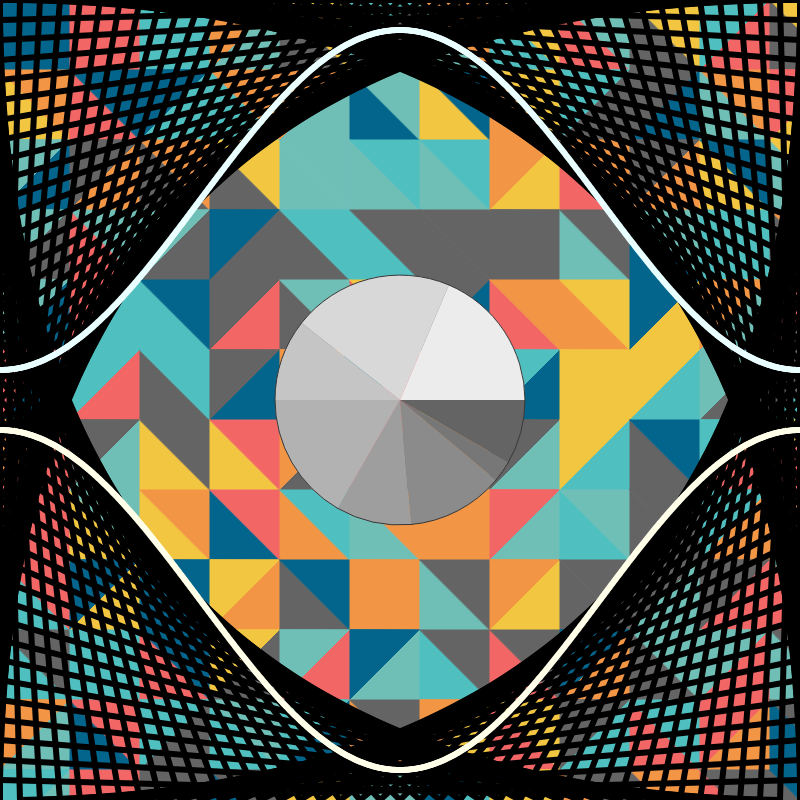
Frame 1 (no input)
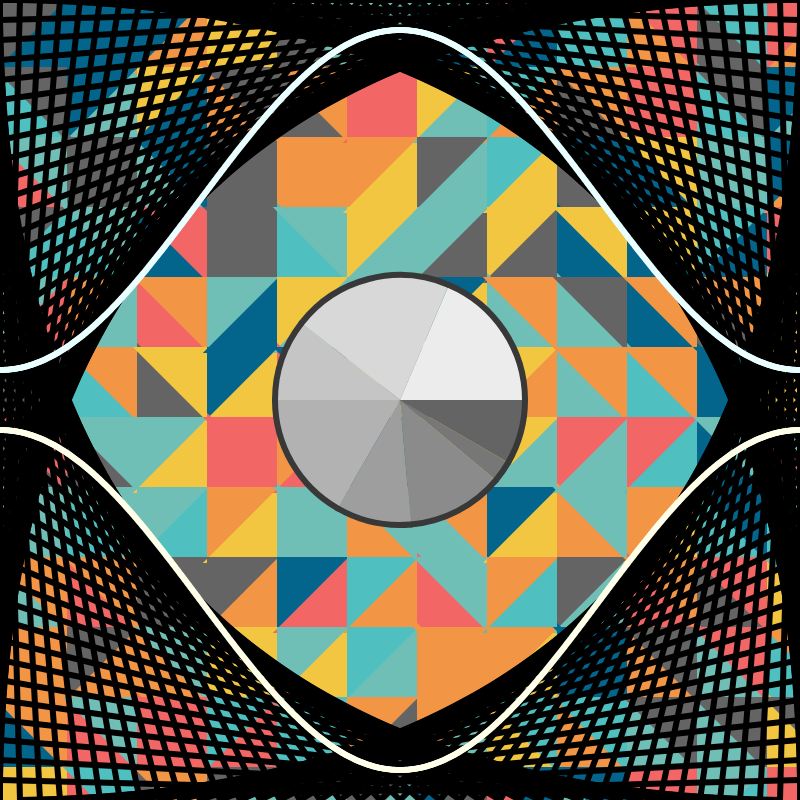
Frame 2 (the mouse pressed at the canvas centre, redrawn once)

The p5.js sketch that drew these frames (run headless with seeded random() and noise() and a simulated clock; the mouse was pressed at the canvas centre and the sketch redrawn once):

// p5.js sketch
// ── sketch.js
var angles = [ 30, 10, 45, 35, 60, 38, 75, 67 ];
var colors = [
    [111, 191, 183],
    [242, 198, 65],
    [242, 149, 68],
    [242, 102, 102],
    [3, 101, 140],
    [80, 191, 191]
];
var tw = 70;
var th = 70;
let inc;
let a;


function setup() {
  createCanvas(800, 800);
  inc=TWO_PI/800;
  a = 0.0;
  noLoop();
  
}

function draw() {
  background(255);
  for (var x = 0; x < width; x+=tw) {
    for (var y = 0; y < height; y+=th) {
    
      /* logic for squares - pixel images */
      //drawSquare(x, y, tw, th);
      /* logic for two triangles per box */
      let rando = random();
      console.log(rando);
      drawTriangles(x, y, rando);
    }
  }
  pieChart(250, angles);
  garis();
  titik();
}

//square
function drawSquare(x, y, w, h) {
    if (random() < 0.8) {
        fill(colors[parseInt(random()*colors.length)]);
        rect(x, y, w, h);
      } else {
          fill(100);
          rect(x, y, w, h);
      }
}

//segitiga
function drawTriangles(x, y, dir){
    let ulx = x;
    let uly = y;
    let llx = x;
    let lly = y + th;
    let urx = x + tw; 
    let ury = y;
    let lrx = x + tw;
    let lry = y + th;
    if (dir > .5) {
      fill(getColor());
      triangle(ulx, uly, llx, lly, urx, ury);
      fill(getColor());
      triangle(llx, lly, urx, ury, lrx, lry);
    } else if (dir <= .5) {
      fill(getColor());
      triangle(ulx, uly, llx, lly, lrx, lry);
      fill(getColor());
      triangle(ulx, uly, urx, ury, lrx, lry);
    }
}

//color
function getColor() {
  // grab a fil color
  let col;
  
  if (random() < 0.8) {
    col = colors[parseInt(random(colors.length))];
  } else {
    col = 100;
  }
  stroke(col);
  return col;
}

//lingkaran
function pieChart(diameter, data) {
  var lastAngle = 0;
  stroke(56);
  for (var i = 0; i < data.length; i++) {
    var gray = map(i, 0, data.length, 100, 255);
    fill(gray);
    arc(width/2, height/2, diameter, diameter, lastAngle, lastAngle+radians(angles[i]));
    lastAngle += radians(angles[i]);
      
  }
}

//point
function titik(){
  strokeWeight(6);
  
  
  stroke(234,255,255);
  for (let i=0;i<800;i++){
    point(i,200+cos(a)*170);
    a=a+inc;
  }
  stroke(255,255,234)
  for (let i=0;i<800;i++){
    point(i,600+cos(a)*(-170));
    a=a+inc;
  }
}


//garis
function garis(){
  strokeWeight(6);
  for (let i=0;i<width;i+=20){
    line(0,i,i,height);
    stroke('black');

  }
  for (let j=0;j<height;j+=20){
    stroke('black');
    line(j,0,width,j);
  }
  for (let k=0;k<width;k+=20){
    stroke('black');
    line(width,k,width-k,height);
  }
  for (let l=0;l<height;l+=20){
    stroke('black');
    line(0,height-l,l,0);
  }
}
